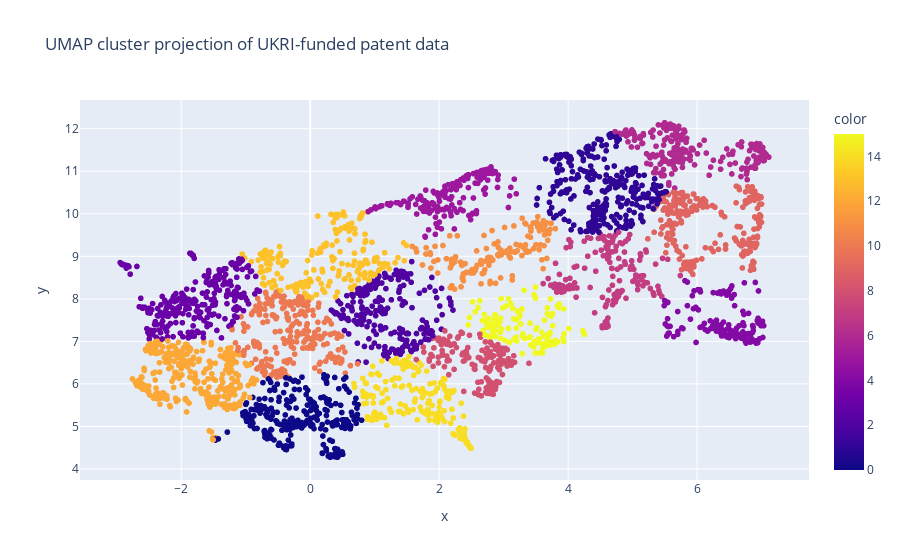

Notebook code cell kept with this figure:
### Markdown cell above
Now we can try UMAP which is suitable for both visualisation and clustering:

### Code cell
import umap

reducer = umap.UMAP()

kmeans_umap = MiniBatchKMeans(n_clusters=16, random_state=1, batch_size=256)
reduced_umap = reducer.fit_transform(embeddings)

clusters_umap = kmeans_umap.fit_predict(reduced_umap)

fig = px.scatter(x=reduced_umap[:,0],y=reduced_umap[:,1],color=clusters_umap, title='UMAP cluster projection of UKRI-funded patent data ')
fig.show(config=config)

### Figure 1 — Plotly figure (JSON) as saved in the notebook; plotly's stock layout.template omitted (floating-point values rounded to 4 significant figures; data arrays with more than 128 entries replaced by an {"elided": "..."} marker saying what was removed)
{"data": [{"hovertemplate": "x=%{x}<br>y=%{y}<br>color=%{marker.color}<extra></extra>", "legendgroup": "", "marker": {"color": {"elided": "3597 int values"}, "coloraxis": "coloraxis", "symbol": "circle"}, "mode": "markers", "name": "", "showlegend": false, "type": "scattergl", "x": {"elided": "3597 float values"}, "xaxis": "x", "y": {"elided": "3597 float values"}, "yaxis": "y"}], "layout": {"coloraxis": {"colorbar": {"title": {"text": "color"}}, "colorscale": [[0, "#0d0887"], [0.1111, "#46039f"], [0.2222, "#7201a8"], [0.3333, "#9c179e"], [0.4444, "#bd3786"], [0.5556, "#d8576b"], [0.6667, "#ed7953"], [0.7778, "#fb9f3a"], [0.8889, "#fdca26"], [1, "#f0f921"]]}, "legend": {"tracegroupgap": 0}, "title": {"text": "UMAP cluster projection of UKRI-funded patent data "}, "xaxis": {"anchor": "y", "domain": [0, 1], "title": {"text": "x"}}, "yaxis": {"anchor": "x", "domain": [0, 1], "title": {"text": "y"}}}}
